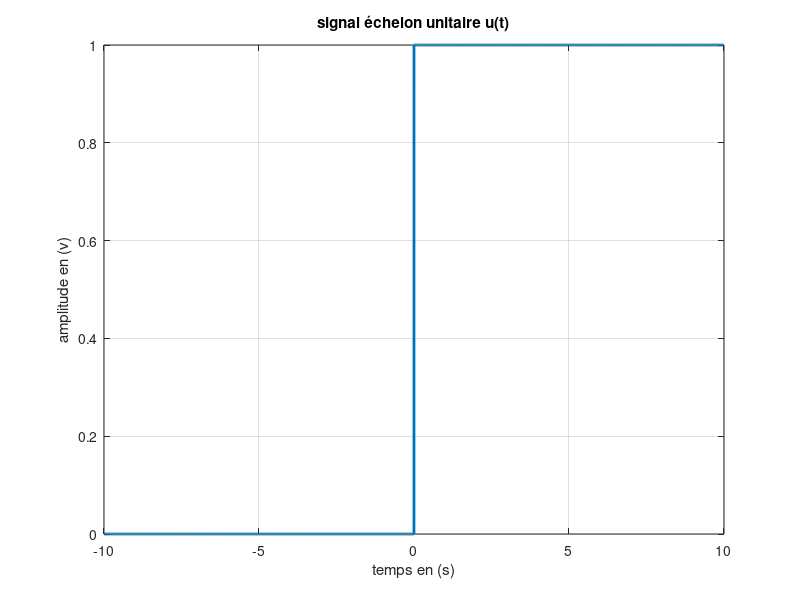

This chart was generated by the following MATLAB code:
t = -10:1/1000:10;     
u = zeros(size(t));      
u(find(t >= 0)) = 1;    

figure(3);               
plot(t, u, 'LineWidth', 2); 
grid on;                
xlabel('temps en (s)');
ylabel('amplitude en (v)');
title('signal échelon unitaire u(t)');
